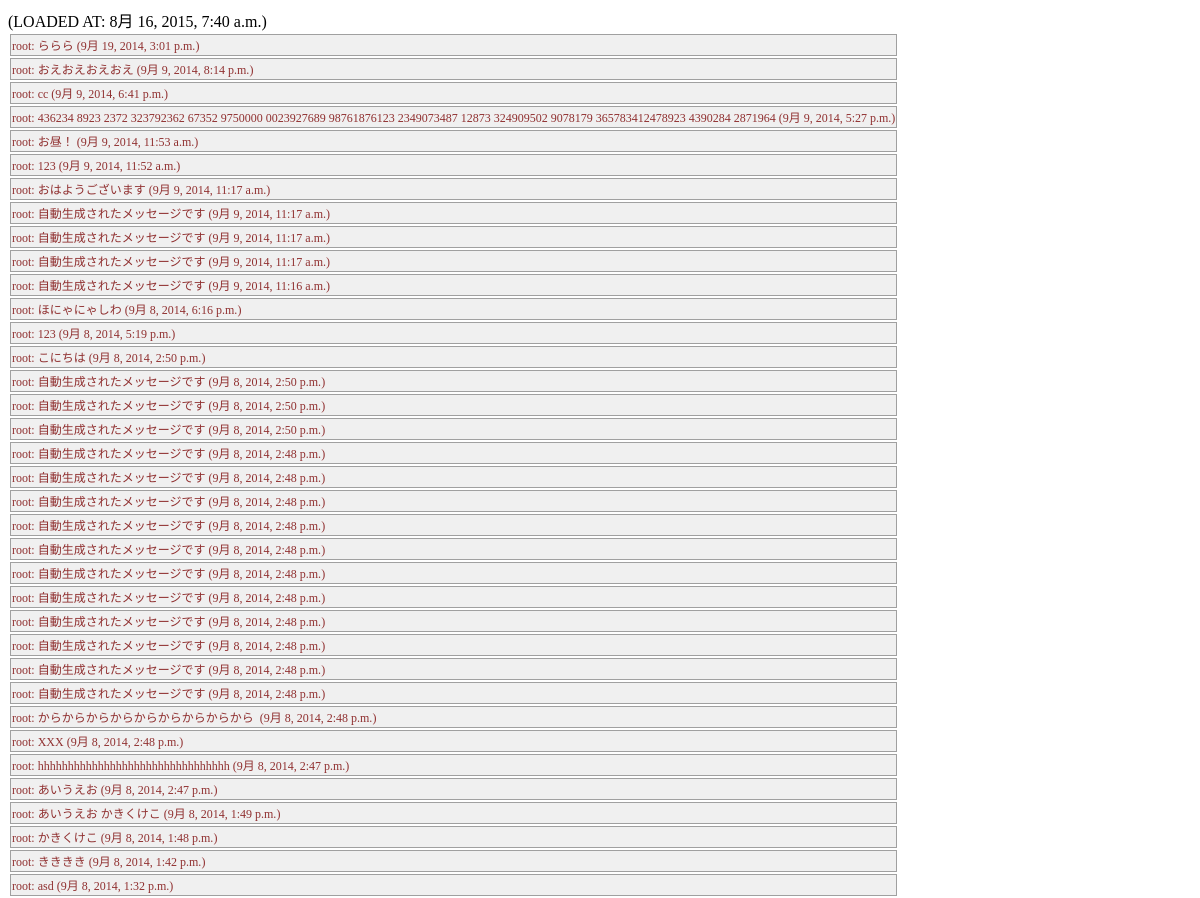
/chat/messages (signed in, upper part), run on an earlier commit of the app's database.
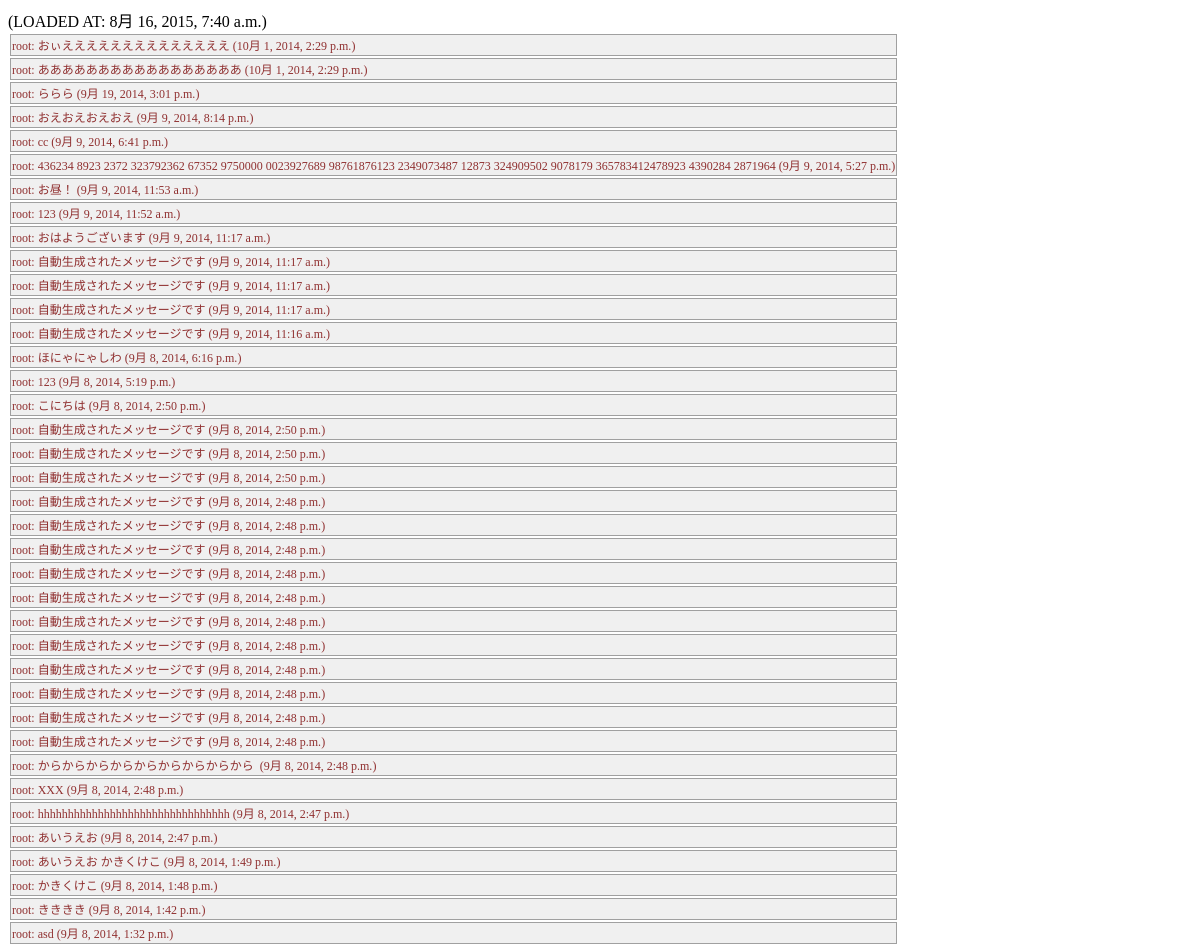
And on a later commit of the database.
### app1/models.py (models this page shows)
class ChatMessage(models.Model):
	user_id = models.CharField(null=False, max_length=100)
	time_posted = models.DateTimeField(null=False)
	message_text = models.CharField(null=False, max_length=1000)

### app1/chat/views.py (the view)
# urls.py: url(r'^chat/messages$', 'app1.chat.views.messages', name=''),
def messages(request):
	if not request.user.is_authenticated:
		return django.http.HttpResponse('')
	fields = {}
	fields['form'] = {
		'messages': ChatMessageManager().all()
	}
	fields['current_timestamp'] = datetime.datetime.now()
	context = django.template.RequestContext(request, fields)
	template = django.template.loader.get_template('chat/messages.html')
	return django.http.HttpResponse(template.render(context))

### app1/models.py (called while the page is built)
	def all(self):
		return ChatMessage.objects.all().order_by('-time_posted')

### app1/templates/chat/messages.html
(LOADED AT: {{ current_timestamp }})<br>
<table>
{% for message in form.messages %}
	<tr>
		<td style="border-style: solid; border-width: 1px; border-color: #a0a0a0; background-color: #f0f0f0; vertical-align: top; font-size: 12px; color: #903030">{{ message.user_id }}:&nbsp;{{ message.message_text }}&nbsp;({{ message.time_posted }})</td>
	</tr>
{% endfor %}
</table>

What changed in the data, as far as the page shows it:
added ChatMessage: user_id "root", message_text "おぃええええええええええええええ", time_posted "10月 1, 2014, 2:29 p.m."
added ChatMessage: user_id "root", message_text "あああああああああああああああああ", time_posted "10月 1, 2014, 2:29 p.m."
